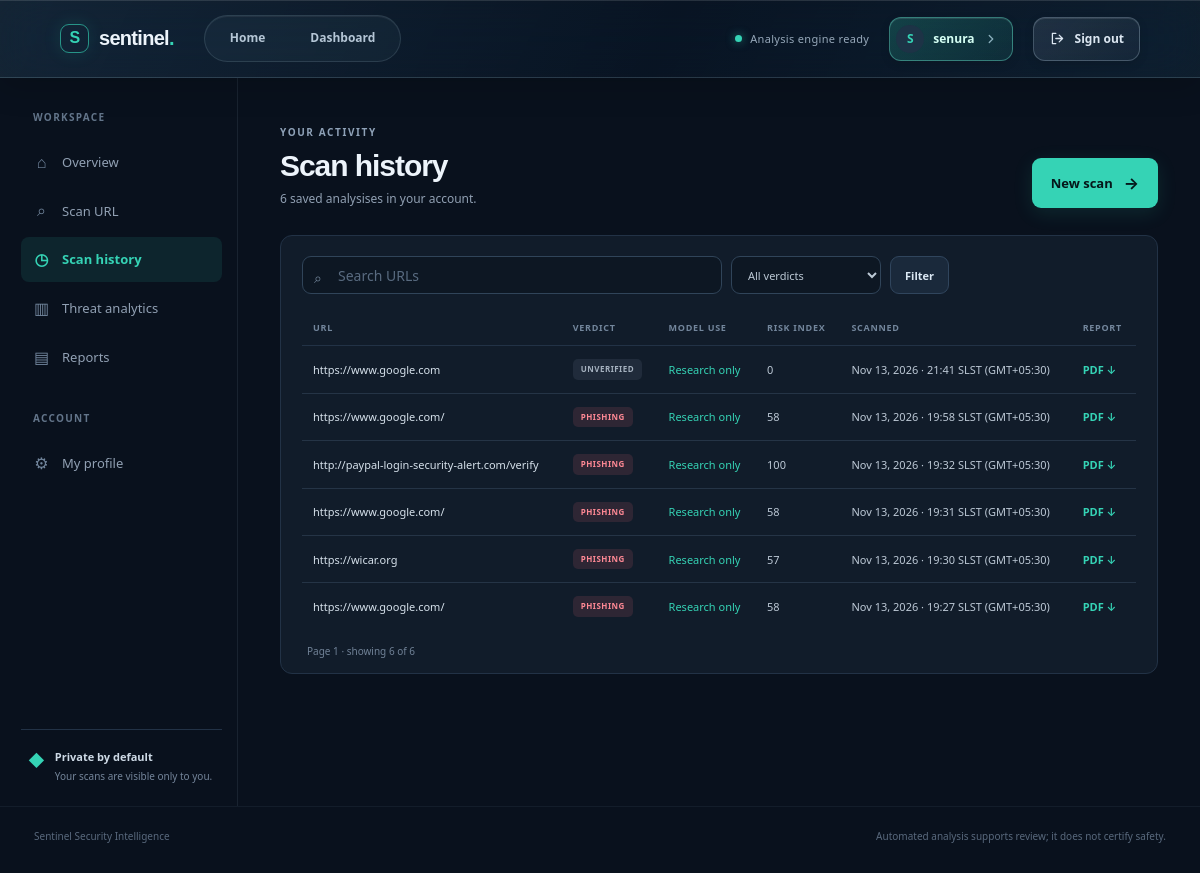
Screenshot of /history (signed in) with the database file from the repository.
### phishing_app/models.py (models this page shows, shortened)
class User(UserMixin, db.Model):
    __tablename__ = "users"
    id = db.Column(db.Integer, primary_key=True)
    full_name = db.Column(db.String(120), nullable=False)
    email = db.Column(db.String(254), nullable=False, unique=True, index=True)
    password_hash = db.Column(db.String(255), nullable=False)
    role = db.Column(db.String(20), nullable=False, default="user", index=True)
    is_active = db.Column(db.Boolean, nullable=False, default=True, index=True)
    email_verified = db.Column(db.Boolean, nullable=False, default=False)
    created_at = db.Column(db.DateTime(timezone=True), nullable=False, default=utcnow, index=True)
    updated_at = db.Column(db.DateTime(timezone=True), nullable=False, default=utcnow, onupdate=utcnow)
    last_login_at = db.Column(db.DateTime(timezone=True))
    scans = db.relationship("Scan", back_populates="user", lazy="dynamic")
    @property
    def is_admin(self) -> bool:
        return self.role == "admin"

class Scan(db.Model):
    __tablename__ = "scans"
    __table_args__ = (
        db.Index("ix_scans_user_created", "user_id", "created_at"),
        db.Index("ix_scans_prediction_created", "prediction", "created_at"),
    )
    id = db.Column(db.Integer, primary_key=True)
    user_id = db.Column(db.Integer, db.ForeignKey("users.id", ondelete="SET NULL"), nullable=True, index=True)
    submitted_url = db.Column(db.Text, nullable=False)
    normalized_url = db.Column(db.Text, nullable=False)
    prediction = db.Column(db.String(20), nullable=False, default="UNVERIFIED", index=True)
    ml_prediction = db.Column(db.String(20), nullable=False, default="UNVERIFIED")
    ml_probability = db.Column(db.Float)
    risk_score = db.Column(db.Float)
    scan_status = db.Column(db.String(20), nullable=False, default="completed", index=True)
    created_at = db.Column(db.DateTime(timezone=True), nullable=False, default=utcnow, index=True)
    completed_at = db.Column(db.DateTime(timezone=True))
    result_data = db.Column(db.JSON, nullable=False, default=dict)
    user = db.relationship("User", back_populates="scans")
    findings = db.relationship("ScanFinding", back_populates="scan", cascade="all, delete-orphan", lazy="selectin")
    domain_intelligence = db.relationship("DomainIntelligence", back_populates="scan", uselist=False, cascade="all, delete-orphan")
    threat_intelligence = db.relationship("ThreatIntelligence", back_populates="scan", cascade="all, delete-orphan", lazy="selectin")
    reports = db.relationship("Report", back_populates="scan", cascade="all, delete-orphan")

### phishing_app/blueprints/main.py (the view)
@main_bp.get("/history")
@login_required
def history():
    page = max(request.args.get("page", 1, type=int), 1)
    limit = min(max(request.args.get("limit", 20, type=int), 1), 100)
    query = select(Scan).where(Scan.user_id == current_user.id)
    verdict = request.args.get("verdict", "").upper()
    if verdict in {"PHISHING", "SUSPICIOUS", "LEGITIMATE", "UNVERIFIED"}:
        query = query.where(Scan.prediction == verdict)
    search = request.args.get("q", "").strip()[:100]
    if search:
        query = query.where(or_(Scan.submitted_url.ilike(f"%{search}%"), Scan.normalized_url.ilike(f"%{search}%")))
    total = db.session.scalar(select(func.count()).select_from(query.subquery())) or 0
    scans = db.session.scalars(query.order_by(Scan.created_at.desc()).offset((page - 1) * limit).limit(limit)).all()
    return render_template("history.html", scans=scans, page=page, limit=limit, total=total, search=search, verdict=verdict)

### time_utils.py (called while the page is built)
def to_sri_lanka_time(value) -> datetime | None:
    if isinstance(value, str):
        try:
            value = datetime.fromisoformat(value.strip().replace('Z', '+00:00'))
        except ValueError:
            return None
    if not isinstance(value, datetime):
        return None
    if value.tzinfo is None:
        value = value.replace(tzinfo=timezone.utc)
    return value.astimezone(SRI_LANKA_TIME)

def format_sri_lanka_time(value, pattern='%d %b %Y, %I:%M %p', show_zone=True) -> str:
    local = to_sri_lanka_time(value)
    if local is None:
        return 'Unavailable'
    text = local.strftime(pattern)
    return f'{text} {TIMEZONE_LABEL}' if show_zone else text

### templates/history.html (shortened to what this page needs)
{% extends "base.html" %}{% block title %}Scan history | Sentinel{% endblock %}{% block content %}
<div class="page-heading"><div><span class="section-kicker">YOUR ACTIVITY</span><h1>Scan history</h1><p>{{ total }} saved analysis{% if total != 1 %}es{% endif %} in your account.</p></div><a class="button button-primary" href="{{ url_for('main.scan') }}">New scan <span>→</span></a></div>
<section class="content-card table-card"><form method="get" class="filter-bar"><label class="search-field"><span>⌕</span><input type="search" name="q" value="{{ search }}" placeholder="Search URLs" aria-label="Search URLs"></label><label class="select-field"><select name="verdict"><option value="">All verdicts</option></select></label><button class="button button-secondary" type="submit">Filter</button></form>
{% if scans %}<div class="table-scroll"><table class="data-table"><thead><tr><th>URL</th><th>Verdict</th><th>Model use</th><th>Risk index</th><th>Scanned</th><th>Report</th></tr></thead><tbody>{% for scan in scans %}<tr><td class="table-url">{{ scan.normalized_url }}</td><td><span class="verdict-badge badge-{{ scan.prediction|lower }}">{{ scan.prediction }}</span></td><td>{% if (scan.result_data or {}).get('model_deployment_status') == 'validated' %}{{ '%.1f'|format(scan.ml_probability * 100) if scan.ml_probability is not none else '—' }}{% if scan.ml_probability is not none %}%{% endif %}{% else %}<a href="{{ url_for('main.scan_detail', scan_id=scan.id) }}#model-diagnostics" title="Experimental output is excluded from the verdict">Research only</a>{% endif %}</td><td>{{ scan.risk_score|round|int if scan.risk_score is not none else '—' }}</td><td>{{ scan.created_at|sl_time('%b %d, %Y · %H:%M') }}</td><td><a class="table-action" href="{{ url_for('main.download_report', scan_id=scan.id) }}">PDF ↓</a></td></tr>{% endfor %}</tbody></table></div><div class="pagination"><span>Page {{ page }} · showing {{ scans|length }} of {{ total }}</span><div>{% if page > 1 %}<a href="{{ url_for('main.history',page=page-1,limit=limit,q=search,verdict=verdict) }}">← Previous</a>{% endif %}{% if page * limit < total %}<a href="{{ url_for('main.history',page=page+1,limit=limit,q=search,verdict=verdict) }}">Next →</a>{% endif %}</div></div>{% else %}<div class="empty-state"><span>◷</span><strong>No saved scans match these filters</strong><p>Try a different search or analyze a URL to start a history.</p><a href="{{ url_for('main.scan') }}">Scan a URL →</a></div>{% endif %}</section>
{% endblock %}

### templates/base.html (shortened to what this page needs)
<!doctype html>
<html lang="en">
<head>
    <link rel="stylesheet" href="{{ url_for('static', filename='style.css') }}">
    <link rel="stylesheet" href="{{ url_for('static', filename='components.css', v='risk-percentage-5') }}">
</head>
<body>
<header class="topbar">
    <div class="topbar-left">
    <a class="brand" href="{{ url_for('main.index') }}" aria-label="Sentinel home"><span class="brand-mark">S</span><span>sentinel<span class="brand-dot">.</span></span></a>
    <nav class="primary-nav" aria-label="Main navigation">
        <a href="{{ url_for('main.index') }}" {% if request.endpoint == 'main.index' %}class="active" aria-current="page"{% endif %}>Home</a>
        <a href="{{ url_for('main.dashboard') }}" {% if request.endpoint == 'main.dashboard' %}class="active" aria-current="page"{% endif %}>Dashboard</a>
    </nav>
    </div>
    {% if current_user.is_authenticated %}
    <div class="topbar-right">
        <span class="topbar-status" title="Analysis engine ready"><i aria-hidden="true"></i><span class="engine-status-label">Analysis engine ready</span><span class="sr-only engine-status-mobile">Analysis engine ready</span></span>
        <a class="user-pill profile-link nav-account-button {% if request.endpoint == 'main.account' %}profile-active{% endif %}" href="{{ url_for('main.account') }}" aria-label="Edit your profile" title="My profile" {% if request.endpoint == 'main.account' %}aria-current="page"{% endif %}><span class="avatar" aria-hidden="true">{{ current_user.full_name[:1]|upper }}</span><span class="profile-name">{{ current_user.full_name }}</span><svg class="profile-chevron" viewBox="0 0 16 16" fill="none" aria-hidden="true"><path d="m6 4 4 4-4 4" stroke="currentColor" stroke-width="1.5" stroke-linecap="round" stroke-linejoin="round"/></svg></a>
        <form action="{{ url_for('auth.logout') }}" method="post" class="inline-form"><input type="hidden" name="csrf_token" value="{{ csrf_token() }}"><button class="nav-account-button nav-signout-button" type="submit"><svg viewBox="0 0 20 20" fill="none" aria-hidden="true"><path d="M8 4H4v12h4m4-10 4 4-4 4m-4-4h8" stroke="currentColor" stroke-width="1.5" stroke-linecap="round" stroke-linejoin="round"/></svg><span>Sign out</span></button></form>
    </div>
    {% else %}
    <nav class="public-nav" aria-label="Account navigation"><a href="{{ url_for('auth.login') }}" class="nav-login">Log in</a><a href="{{ url_for('auth.register') }}" class="button button-small">Create account</a></nav>
    {% endif %}
</header>
{% set in_workspace = current_user.is_authenticated and request.endpoint not in ['main.index'] %}
{% if in_workspace %}
<div class="app-frame"><aside class="sidebar" aria-label="Workspace navigation"><div class="sidebar-label">WORKSPACE</div>
    <a class="side-link {% if request.endpoint == 'main.dashboard' %}active{% endif %}" href="{{ url_for('main.dashboard') }}"><span class="side-icon">⌂</span> Overview</a>
    <a class="side-link {% if request.endpoint == 'main.scan' %}active{% endif %}" href="{{ url_for('main.scan') }}"><span class="side-icon">⌕</span> Scan URL</a>
    <a class="side-link {% if request.endpoint in ['main.history','main.scan_detail'] %}active{% endif %}" href="{{ url_for('main.history') }}"><span class="side-icon">◷</span> Scan history</a>
    <a class="side-link {% if request.endpoint == 'main.analytics' %}active{% endif %}" href="{{ url_for('main.analytics') }}"><span class="side-icon">▥</span> Threat analytics</a>
    <a class="side-link {% if request.endpoint in ['main.reports','main.download_report'] %}active{% endif %}" href="{{ url_for('main.reports') }}"><span class="side-icon">▤</span> Reports</a>
    <div class="sidebar-label sidebar-label-lower">ACCOUNT</div><a class="side-link {% if request.endpoint == 'main.account' %}active{% endif %}" href="{{ url_for('main.account') }}"><span class="side-icon">⚙</span> My profile</a>
    <div class="sidebar-foot"><span class="shield-mini">◆</span><span><strong>Private by default</strong><small>Your scans are visible only to you.</small></span></div></aside>
{% endif %}
<main class="{% if in_workspace %}workspace-main{% else %}public-main{% endif %}">{% block content %}{% endblock %}</main>
{% if in_workspace %}</div>{% endif %}
<footer class="site-footer"><span>Sentinel Security Intelligence</span><span>Automated analysis supports review; it does not certify safety.</span></footer>
</body></html>

### static/components.css (style rules this page uses)
.topbar { height: auto; min-height: 78px; display: flex; align-items: center; justify-content: space-between; gap: 24px; padding: 12px clamp(20px, 5vw, 80px); background: linear-gradient(115deg, rgba(36, 62, 80, .45), rgba(10, 22, 36, .72) 55%, rgba(24, 49, 65, .44)); border-bottom: 1px solid rgba(200, 239, 255, .16); box-shadow: 0 8px 32px rgba(0, 0, 0, .18), inset 0 1px rgba(255, 255, 255, .12); backdrop-filter: blur(24px) saturate(165%); -webkit-backdrop-filter: blur(24px) saturate(165%); }
.topbar-left { display:flex;align-items:center;gap:30px;min-width:0 }
.primary-nav { display:flex;flex-shrink:0;gap:5px; padding:5px; border:1px solid rgba(214,240,255,.12); border-radius:999px; background:rgba(166,214,238,.045); box-shadow:inset 0 1px rgba(255,255,255,.06) }
.primary-nav a { padding:8px 20px; border-radius:999px; color:#b5c6d6; font-size:12px; font-weight:600; transition:background .2s,color .2s,box-shadow .2s }
.topbar .topbar-right,.topbar>.public-nav { margin-left:auto;flex-shrink:0 }
.topbar .topbar-right { gap:20px;min-width:0 }
.topbar .topbar-status { display:inline-flex;align-items:center;white-space:nowrap;font-size:11px }
.topbar .topbar-status i { flex-shrink:0;margin-right:8px }
.topbar .profile-link { display:flex;min-height:44px;padding:5px 13px 5px 5px; border:1px solid rgba(112,230,207,.25); border-radius:999px; background:linear-gradient(135deg,rgba(53,211,181,.12),rgba(177,219,241,.05));box-shadow:inset 0 1px rgba(224,255,249,.09);color:#d4e4f0; transition:background .2s,border-color .2s,box-shadow .2s;min-width:0;text-decoration:none }
.topbar .profile-link .avatar { flex-shrink:0 }
.topbar .nav-account-button { display:inline-flex;align-items:center;justify-content:center;gap:9px;min-height:44px;border:1px solid rgba(207,232,249,.24);border-radius:12px;font-size:12px;font-weight:600;line-height:1.25;text-decoration:none;box-shadow:inset 0 1px rgba(255,255,255,.1),0 3px 10px rgba(0,0,0,.12);transition:background .2s,border-color .2s,box-shadow .2s,transform .15s }
.topbar .profile-link.nav-account-button { padding:5px 14px 5px 6px;background:linear-gradient(135deg,rgba(53,211,181,.22),rgba(53,211,181,.1));border-color:rgba(109,236,210,.4);color:#d6fff5 }
.topbar .nav-signout-button { padding:10px 15px;background:linear-gradient(135deg,rgba(186,212,237,.12),rgba(186,212,237,.05));color:#dce7f2;cursor:pointer;white-space:nowrap }
.topbar .nav-signout-button svg { width:17px;height:17px;flex-shrink:0 }
.profile-name { max-width:150px;overflow:hidden;text-overflow:ellipsis;white-space:nowrap }
.profile-chevron { width:14px;height:14px;color:#8aafbd;flex-shrink:0 }

### rows the page displays
User: full_name "S", full_name "senura"
Scan: normalized_url "https://www.google.com", prediction "UNVERIFIED", risk_score "0", created_at|sl_time "Nov 13, 2026 · 21:41 SLST (GMT+05:30)"
Scan: normalized_url "https://www.google.com/", prediction "PHISHING", risk_score "58", created_at|sl_time "Nov 13, 2026 · 19:58 SLST (GMT+05:30)"
Scan: normalized_url "http://paypal-login-security-alert.com/verify", prediction "PHISHING", risk_score "100", created_at|sl_time "Nov 13, 2026 · 19:32 SLST (GMT+05:30)"
Scan: normalized_url "https://www.google.com/", prediction "PHISHING", risk_score "58", created_at|sl_time "Nov 13, 2026 · 19:31 SLST (GMT+05:30)"
Scan: normalized_url "https://wicar.org", prediction "PHISHING", risk_score "57", created_at|sl_time "Nov 13, 2026 · 19:30 SLST (GMT+05:30)"
Scan: normalized_url "https://www.google.com/", prediction "PHISHING", risk_score "58", created_at|sl_time "Nov 13, 2026 · 19:27 SLST (GMT+05:30)"

### other values shown
{{ total }} "6"
{{ page }} "1"
{{ scans|length }} "6"
